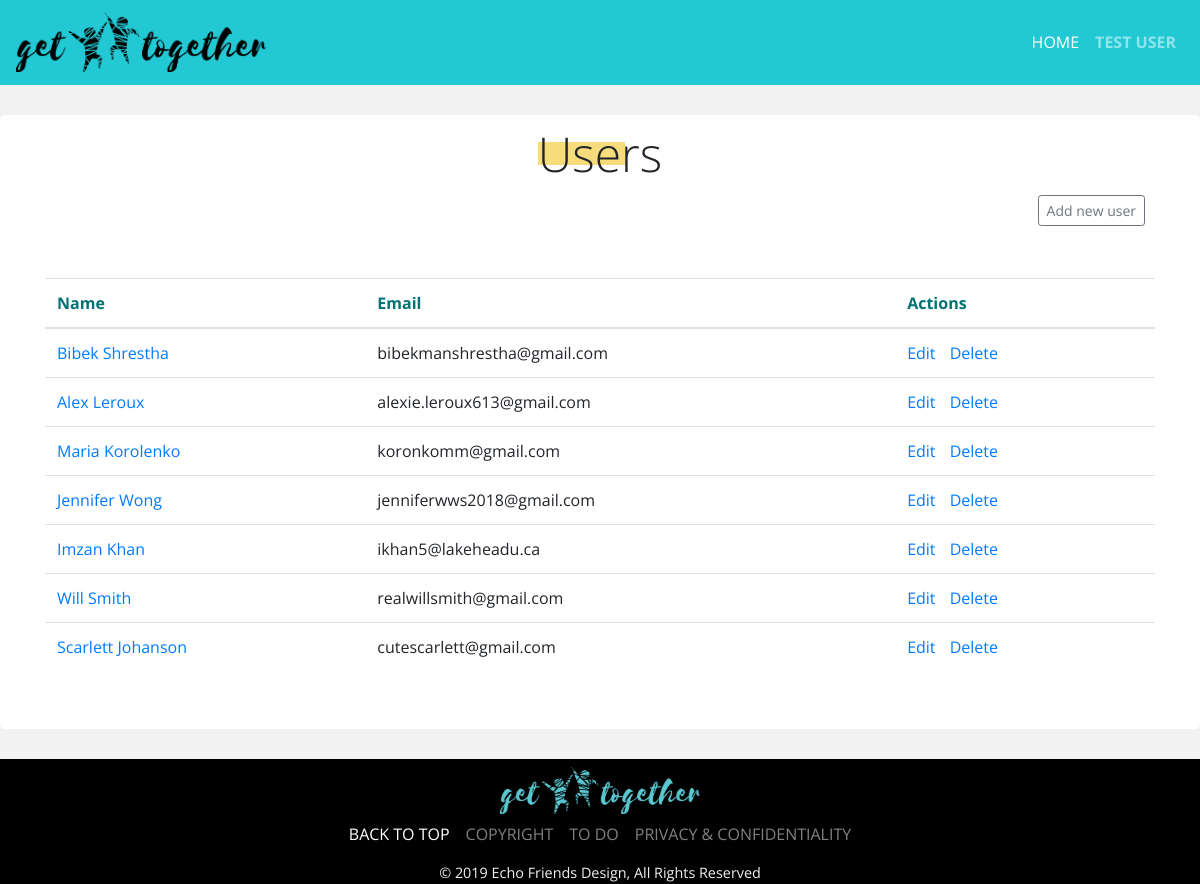
The page /account/index.php on the database its author committed.
### tables this page shows
CREATE TABLE `users` (
  `id` int(11) NOT NULL,
  `first_name` varchar(255) NOT NULL,
  `last_name` varchar(255) NOT NULL,
  `email` varchar(255) NOT NULL
);

### model/account/account_db.php (called while the page is built, shortened)
<?php
class AccountDB
{
  public static function getAllUsers() {
    $dbcon = Database::getDb();
    $sql = "SELECT * FROM users";
    $pdostm = $dbcon->prepare($sql);
    $pdostm->execute();
    $rows = $pdostm->fetchAll();
    $users = array();
    foreach($rows as $row){
      $user = new User($row['first_name'],$row['last_name'], $row['email']);
      $user->setId($row['id']);
      $users[] = $user;
    }
    return $users;
  }
}

### model/account/user.php (called while the page is built, shortened)
<?php
class User {
  private $id, $first_name, $last_name, $email;
  public function getFirstName() {
    return $this->first_name;
  }
  public function setFirstName($value) {
    $this->first_name = $value;
  }
  public function getLastName() {
    return $this->last_name;
  }
  public function setLastName($value) {
    $this->last_name = $value;
  }
  public function getEmail() {
    return $this->email;
  }
  public function setEmail($value) {
    $this->email = $value;
  }
  public function getId() {
    return $this->id;
  }
  public function setId($value) {
    $this->id = $value;
  }
}

### account/list_users.php (the view, shortened to what this page needs)
<?php
include($_SERVER['DOCUMENT_ROOT'].'/loggedin_header.php');
?>
<main class="users__container">
    <header class="container">
        <h1 class="display-4 text-center"><span class="heading-style">Users</span></h1>
    </header>
    <div class="container">
        <a href="?action=show_add_form" class="btn btn-outline-secondary btn-sm float-right user-action-btn">Add new user</a>
    </div>
    <div class="container pt-5 my-5">
      <table class="table container">
          <thead class="user-thead">
              <tr>
                  <th scope="col">Name</th>
                  <th scope="col">Email</th>
                  <th scope="col">Actions</th>
              </tr>
          </thead>
          <tbody>
          <?php foreach($users as $user) : ?>
              <tr>
                  <td>
                      <a href="?action=show_user&id=<?= $user->getId() ?>">
                          <?php echo $user->getFirstName()." ".$user->getLastName()?>
                      </a>
                  </td>
                  <td><?= $user->getEmail() ?></td>
                  <td>
                      <a href=".?action=show_update_form&id=<?= $user->getId() ?>" class="user-action-link">Edit</a>
                      <a href=".?action=confirm_delete&id=<?= $user->getId() ?>&name=<?= $user->getFirstName()." ".$user->getLastName() ?>" class="user-action-link">Delete</a>
                  </td>
              </tr>
          <?php endforeach; ?>
          </tbody>
      </table>
    </div>
</main>
<?php include($_SERVER['DOCUMENT_ROOT'].'/loggedin_footer.php'); ?>

### account/index.php (shortened to what this page needs)
<?php
require_once('../model/account/user.php');
require_once('../model/account/account_db.php');
$action = filter_input(INPUT_POST, 'action');
if ($action == null) {
  $action = filter_input(INPUT_GET, 'action');
  if ($action == null) {
    $action = 'list_users';
  }
}
$return_url = filter_input(INPUT_GET, 'return_url');
if ($action == 'list_users') {
  $users = AccountDB::getAllUsers();
  include('list_users.php');
} else if ($action == 'show_add_form') {
  if(isset($_GET['gid'])){
    $eid = $_GET['eid'];
    $gid = $_GET['gid'];
    $egid = $_GET['egid'];
  }
  include('./login_register.php');
} else if ($action == 'register_user') {
  $eid = filter_input(INPUT_POST, 'eid');
  $gid = filter_input(INPUT_POST, 'gid');
  $name = filter_input(INPUT_POST, 'user-name', FILTER_SANITIZE_FULL_SPECIAL_CHARS);
  $email = filter_input(INPUT_POST, 'user-email', FILTER_SANITIZE_EMAIL);
  $password = filter_input(INPUT_POST, 'user-password');
  $confirm_password = filter_input(INPUT_POST, 'user-confirm-password');
  if ($name == false || $email == false || $password == false || $confirm_password == false) {
    $error = "Incomplete data. Please enter information on all fields.";
    include($_SERVER['DOCUMENT_ROOT'].'/errors/customError.php');
  } else if ($password != $confirm_password) {
    $error = "Your passwords don't match";
    include($_SERVER['DOCUMENT_ROOT'].'/errors/customError.php');
  } else {
    $tmp_name = explode(' ',$name);
    $first_name = $tmp_name[0];
    $last_name = (sizeof($tmp_name)>1)? end($tmp_name): "";
    $user = new User($first_name, $last_name, $email);
    $reg_status = AccountDB::addUser($user);
    if ($reg_status == 'User with the email already exists. Please log in to view your events.') {
      $error = $reg_status;
      include($_SERVER['DOCUMENT_ROOT'].'/errors/customError.php');
      exit();
    } else if ($reg_status) {
      $user_id = intval($reg_status);
    } else {
      $error = 'There was an error during registration';
      include($_SERVER['DOCUMENT_ROOT'].'/errors/customError.php');
      exit();
    }
    $password_hash = password_hash($password, PASSWORD_BCRYPT);
    $login = new Login($password_hash, $user_id);
    $login_status = AccountDB::addLogin($login);
    if(!$login_status) {
      $error = 'There was an error during registration';
      include($_SERVER['DOCUMENT_ROOT'].'/errors/customError.php');
      exit();
    } else {
      $role_status = AccountDB::addUserRole($user_id);
      if (!$role_status){
        $error = 'There was an error during registration';
        include($_SERVER['DOCUMENT_ROOT'].'/errors/customError.php');
        exit();
      } else {
        if($gid){
          $event_user = new EventUser($user_id, $eid, 0, 1);
          EventDB::addEventUser($event_user);
        }
        $_SESSION['successmess'] = "You have successfully registered. You can login now.";
        header('Location: ./login_register.php');
      }
    }
  }
} else if ($action == 'login_user') {
  $eid = filter_input(INPUT_POST, 'eid');
  $gid = filter_input(INPUT_POST, 'gid');
  $email = filter_input(INPUT_POST, 'user-email', FILTER_SANITIZE_EMAIL);
  $password = filter_input(INPUT_POST, 'user-password');
  $user = AccountDB::validateEmail($email);
  if ($user) {
    $user_id = $user->getId();
  } else {
    $error = 'Invalid email';
    include($_SERVER['DOCUMENT_ROOT'].'/errors/customError.php');
    exit();
  }
  $status = AccountDB::validatePassword($user_id, $password);
  if ($status) {
    $_SESSION['userid'] = $user_id;
    $_SESSION['username'] = $user->getFirstName()." ".$user->getLastName();
    $user_role = AccountDB::userRole($user_id);
    $_SESSION['userrole'] = $user_role;
    if($gid){
      $event_user = new EventUser($user_id, $eid, 0, 1);
      EventDB::addEventUser($event_user);
    }
    if(isset($return_url)){
      $url = $_SERVER['document_root'] . $return_url;
      header("Location: $url");
    } else {
      header('Location: /events');
    }
  } else {
    $error = 'Invalid email or password';
    include($_SERVER['DOCUMENT_ROOT'].'/errors/customError.php');
    exit();
  }
} else if ($action == 'logout_user') {
  unset($_SESSION['userid']);
  unset($_SESSION['username']);
  unset($_SESSION['userrole']);
  header('Location: /');
}

### loggedin_header.php (shortened to what this page needs)
<!doctype html>
<html lang="en">
<head>
  <link rel="stylesheet" href="https://stackpath.bootstrapcdn.com/bootstrap/4.3.1/css/bootstrap.min.css">
  <link rel="stylesheet" href="https://use.fontawesome.com/releases/v5.8.1/css/all.css">
  <link rel="stylesheet" href="/Content/style.css">
  <link rel="stylesheet" href="/Content/css/event.css">
  <link rel="stylesheet" href="/Content/css/account.css">
  <link rel="stylesheet" href="/Content/css/carpoolchat.css">
  <link rel="stylesheet" href="/CSS/money_pools.css">
  <link rel="stylesheet" href="/CSS/notifications.css">
  <link rel="stylesheet" href="/CSS/payments.css">
  <link rel="stylesheet" href="/CSS/playlists.css">
  <link rel="stylesheet" href="/CSS/songs.css">
  <link rel="stylesheet" href="/CSS/poll.css">
  <link rel="stylesheet" href="/CSS/todo.css">
  <link rel="stylesheet" href="https://use.fontawesome.com/releases/v5.8.1/css/all.css">
  <link rel="stylesheet" href="/CSS/foodlist.css">
  <link rel="stylesheet" type="text/css" href="/CSS/rsvp_style.css" />
  <link rel="stylesheet" type="text/css" href="/CSS/gallery.css" />
  <link rel="stylesheet" href="/CSS/drinks_style.css">
  <link rel="stylesheet" type="text/css" href="style/rsvp_style.css" />
</head>
<body>
  <header>
    <div id="header-container">
      <nav class="navbar navbar-expand-lg navbar-dark">
        <a class="navbar-brand" href="/">
          <img alt="Logo for Get Together" src="/Content/Images/blackgglogo.png" class="header-logo">
        </a>
        <div class="collapse navbar-collapse" id="navbarColor01">
          <ul class="navbar-nav ml-auto">
            <li class="nav-item active">
              <a class="nav-link navbar-custom" href="/">Home <span class="sr-only">(current)</span></a>
            </li>
            <li class="nav-item">
              <?php if (isset($_SESSION['userid'])) : ?>
                <div class="dropdown">
                  <a class="btn btn-primary dropdown-toggle" href="#" role="button" id="dropdownMenuLink" data-toggle="dropdown" aria-haspopup="true" aria-expanded="false">
                    <?= $_SESSION['username'] ?>
                  </a>
                  <div class="dropdown-menu" aria-labelledby="dropdownMenuLink">
                    <a class="dropdown-item" href="/account?action=logout_user">Logout</a>
                  </div>
                </div>
              <?php else : ?>
                <a class="nav-link navbar-custom" href="http://playlists.imzankhan.ca/playlists/?eid=1"><strong>Test User</strong></a>
              <?php endif; ?>
            </li>
          </ul>
        </div>
      </nav>
    </div>
  </header>

### loggedin_footer.php (shortened to what this page needs)
<footer>
    <div id="footer-container">
        <section id="footer-navigation">
            <nav class="navbar navbar-expand-sm navbar-dark" id="footer-nav">
                <img alt="Logo for Get Together" src="/Content/Images/bluegglogo.png" class="header-logo"
                    id="footer-logo">
                <div class="collapse navbar-collapse" id="navbarColor01">
                    <ul class="navbar-nav ml-auto">
                        <li class="nav-item active">
                            <a class="nav-link navbar-custom" href="#top">Back to top </a>
                        </li>
                        <li class="nav-item">
                            <a class="nav-link navbar-custom" href="#">Copyright</a>
                        </li>
                        <li class="nav-item">
                            <a class="nav-link navbar-custom" href="db/listtodo.php">To Do</a>
                        </li>
                        <li class="nav-item">
                            <a class="nav-link navbar-custom" href="#">Privacy & Confidentiality</a>
                        </li>
                    </ul>
                </div>
            </nav>
        </section>
        <p>&copy; <?php echo date("Y"); ?> Echo Friends Design, All Rights Reserved</p>
    </div>
</footer>
</body>
</html>

### Content/style.css (style rules this page uses)
body { background: #f2f2f2; margin: 0 auto; font-size: 16px; font-family: "Open Sans", sans-serif; padding: 0; }
main { min-height: 75vh; }
nav { background-color: #22C9D4; }
.header-logo { max-width: 250px; }
.navbar-custom { text-transform: uppercase; font-size: 1em; }
footer { background-color: black; }
#footer-nav { background-color: black; display: flex; flex-flow: column nowrap; }
#footer-container p { color: #f2f2f2; font-size: 0.9em; text-align: center; }
#footer-logo { max-width: 200px; }
.heading-style { position: relative; z-index: 1; }
.heading-style:before { border-top: 23px solid #F6DC7A; content: ""; margin: 0 auto; position: absolute; top: 33%; left: 0; right: 0; bottom: 0; width: 30%; z-index: -1; }
table { width: 100%; }

### Content/css/event.css (style rules this page uses)
.btn { margin-right: 10px; }
.display-4 { font-size: 3rem; }
.heading-style:before { width: 100%; }

### Content/css/account.css (style rules this page uses)
.user-thead { color: #027272; }
.user-action-btn { margin: 5px 0 10px; }
.user-action-link { padding-right: 10px; }
.heading-style:before { width: 100%; }
.users__container, .login_register__container { background-color: white; padding: 10px 0; margin: 30px 0; border-radius: 5px; }

### Content/css/carpoolchat.css (style rules this page uses)
.btn { margin-right: 10px; }
.display-4 { font-size: 3rem; }
.heading-style:before { width: 100%; }
footer p { margin: 0; }

### CSS/notifications.css (style rules this page uses)
.heading-style, .heading-style2, .heading-style3 { position: relative; z-index: 1; }
.heading-style:before, .heading-style2:before, .heading-style3:before { content: ""; margin: 0; position: absolute; top: 33%; left: 0; right: 0; bottom: 0; z-index: -1; }
.heading-style:before { border-top: 23px solid #F6DC7A; width: 70% !important; }

### CSS/payments.css (style rules this page uses)
* { box-sizing: border-box; }

### CSS/playlists.css (style rules this page uses)
.heading-style, .heading-style2, .heading-style3 { position: relative; z-index: 1; }
.heading-style:before, .heading-style2:before, .heading-style3:before { content: ""; margin: 0; position: absolute; top: 33%; left: 0; right: 0; bottom: 0; z-index: -1; }
.heading-style:before { border-top: 23px solid #F6DC7A; width: 25%; }

### CSS/songs.css (style rules this page uses)
.heading-style { position: relative; z-index: 1; text-align: center; }
.heading-style:before { content: ""; margin: 0; position: absolute; top: 33%; left: 0; right: 0; bottom: 0; z-index: -1; border-top: 23px solid #F6DC7A; width: 100%; }

### rows shown on the page
users: first_name "Bibek", last_name "Shrestha", email "bibekmanshrestha@gmail.com"
users: first_name "Alex", last_name "Leroux", email "alexie.leroux613@gmail.com"
users: first_name "Maria", last_name "Korolenko", email "koronkomm@gmail.com"
users: first_name "Jennifer", last_name "Wong", email "jenniferwws2018@gmail.com"
users: first_name "Imzan", last_name "Khan", email "ikhan5@lakeheadu.ca"
users: first_name "Will", last_name "Smith", email "realwillsmith@gmail.com"
users: first_name "Scarlett", last_name "Johanson", email "cutescarlett@gmail.com"
